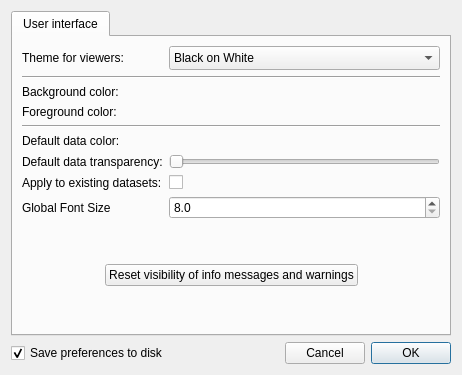
<?xml version="1.0" encoding="UTF-8"?>
<ui version="4.0">
 <class>Form</class>
 <widget class="QDialog" name="Form">
  <property name="geometry">
   <rect>
    <x>0</x>
    <y>0</y>
    <width>462</width>
    <height>375</height>
   </rect>
  </property>
  <property name="windowTitle">
   <string>Preferences</string>
  </property>
  <property name="modal">
   <bool>true</bool>
  </property>
  <layout class="QGridLayout" name="gridLayout">
   <item row="1" column="0">
    <layout class="QHBoxLayout" name="horizontalLayout">
     <item>
      <widget class="QCheckBox" name="checkbox_save">
       <property name="text">
        <string>Save preferences to disk</string>
       </property>
       <property name="checked">
        <bool>true</bool>
       </property>
      </widget>
     </item>
     <item>
      <spacer name="horizontalSpacer">
       <property name="orientation">
        <enum>Qt::Horizontal</enum>
       </property>
       <property name="sizeHint" stdset="0">
        <size>
         <width>40</width>
         <height>20</height>
        </size>
       </property>
      </spacer>
     </item>
     <item>
      <widget class="QPushButton" name="cancel">
       <property name="text">
        <string>Cancel</string>
       </property>
      </widget>
     </item>
     <item>
      <widget class="QPushButton" name="ok">
       <property name="text">
        <string>OK</string>
       </property>
       <property name="default">
        <bool>true</bool>
       </property>
      </widget>
     </item>
    </layout>
   </item>
   <item row="0" column="0">
    <widget class="QTabWidget" name="tab_widget">
     <property name="currentIndex">
      <number>0</number>
     </property>
     <widget class="QWidget" name="tab">
      <attribute name="title">
       <string>User interface</string>
      </attribute>
      <layout class="QGridLayout" name="gridLayout_2">
       <item row="8" column="0">
        <widget class="QLabel" name="label_7">
         <property name="text">
          <string>Global Font Size</string>
         </property>
        </widget>
       </item>
       <item row="10" column="0" colspan="2">
        <layout class="QHBoxLayout" name="horizontalLayout_2">
         <item>
          <spacer name="horizontalSpacer_2">
           <property name="orientation">
            <enum>Qt::Horizontal</enum>
           </property>
           <property name="sizeHint" stdset="0">
            <size>
             <width>40</width>
             <height>20</height>
            </size>
           </property>
          </spacer>
         </item>
         <item>
          <widget class="QPushButton" name="button_reset_dialogs">
           <property name="text">
            <string>Reset visibility of info messages and warnings</string>
           </property>
          </widget>
         </item>
         <item>
          <spacer name="horizontalSpacer_3">
           <property name="orientation">
            <enum>Qt::Horizontal</enum>
           </property>
           <property name="sizeHint" stdset="0">
            <size>
             <width>40</width>
             <height>20</height>
            </size>
           </property>
          </spacer>
         </item>
        </layout>
       </item>
       <item row="4" column="0" colspan="2">
        <widget class="Line" name="line_2">
         <property name="orientation">
          <enum>Qt::Horizontal</enum>
         </property>
        </widget>
       </item>
       <item row="5" column="0">
        <widget class="QLabel" name="label_4">
         <property name="text">
          <string>Default data color:</string>
         </property>
        </widget>
       </item>
       <item row="11" column="0">
        <spacer name="verticalSpacer_2">
         <property name="orientation">
          <enum>Qt::Vertical</enum>
         </property>
         <property name="sizeHint" stdset="0">
          <size>
           <width>20</width>
           <height>40</height>
          </size>
         </property>
        </spacer>
       </item>
       <item row="3" column="1">
        <widget class="QColorBox" name="color_foreground">
         <property name="text">
          <string/>
         </property>
        </widget>
       </item>
       <item row="5" column="1">
        <widget class="QColorBox" name="color_default_data">
         <property name="text">
          <string/>
         </property>
        </widget>
       </item>
       <item row="7" column="0">
        <widget class="QLabel" name="label_6">
         <property name="text">
          <string>Apply to existing datasets:</string>
         </property>
        </widget>
       </item>
       <item row="9" column="0">
        <spacer name="verticalSpacer">
         <property name="orientation">
          <enum>Qt::Vertical</enum>
         </property>
         <property name="sizeHint" stdset="0">
          <size>
           <width>20</width>
           <height>40</height>
          </size>
         </property>
        </spacer>
       </item>
       <item row="3" column="0">
        <widget class="QLabel" name="label_3">
         <property name="text">
          <string>Foreground color:</string>
         </property>
        </widget>
       </item>
       <item row="6" column="1">
        <widget class="QSlider" name="slider_alpha">
         <property name="maximum">
          <number>100</number>
         </property>
         <property name="orientation">
          <enum>Qt::Horizontal</enum>
         </property>
        </widget>
       </item>
       <item row="7" column="1">
        <widget class="QCheckBox" name="checkbox_apply">
         <property name="text">
          <string/>
         </property>
         <property name="checked">
          <bool>false</bool>
         </property>
        </widget>
       </item>
       <item row="6" column="0">
        <widget class="QLabel" name="label">
         <property name="text">
          <string>Default data transparency:</string>
         </property>
        </widget>
       </item>
       <item row="0" column="1">
        <widget class="QComboBox" name="combo_theme">
         <property name="sizeAdjustPolicy">
          <enum>QComboBox::AdjustToMinimumContentsLengthWithIcon</enum>
         </property>
         <item>
          <property name="text">
           <string>Black on White</string>
          </property>
         </item>
         <item>
          <property name="text">
           <string>White on Black</string>
          </property>
         </item>
         <item>
          <property name="text">
           <string>Custom</string>
          </property>
         </item>
        </widget>
       </item>
       <item row="1" column="0" colspan="2">
        <widget class="Line" name="line">
         <property name="orientation">
          <enum>Qt::Horizontal</enum>
         </property>
        </widget>
       </item>
       <item row="2" column="0">
        <widget class="QLabel" name="label_2">
         <property name="text">
          <string>Background color:</string>
         </property>
        </widget>
       </item>
       <item row="2" column="1">
        <widget class="QColorBox" name="color_background">
         <property name="text">
          <string/>
         </property>
        </widget>
       </item>
       <item row="0" column="0">
        <widget class="QLabel" name="label_5">
         <property name="text">
          <string>Theme for viewers:</string>
         </property>
        </widget>
       </item>
       <item row="8" column="1">
        <widget class="QDoubleSpinBox" name="spinner_font_size">
         <property name="sizePolicy">
          <sizepolicy hsizetype="Minimum" vsizetype="Fixed">
           <horstretch>0</horstretch>
           <verstretch>0</verstretch>
          </sizepolicy>
         </property>
         <property name="toolTip">
          <string>Font size for most widgets (Default: 8.0)</string>
         </property>
         <property name="decimals">
          <number>1</number>
         </property>
         <property name="minimum">
          <double>8.000000000000000</double>
         </property>
         <property name="maximum">
          <double>56.000000000000000</double>
         </property>
         <property name="value">
          <double>8.000000000000000</double>
         </property>
        </widget>
       </item>
      </layout>
      <zorder>combo_theme</zorder>
      <zorder>label_2</zorder>
      <zorder>label_3</zorder>
      <zorder>label_4</zorder>
      <zorder>color_default_data</zorder>
      <zorder>color_foreground</zorder>
      <zorder>line</zorder>
      <zorder>checkbox_apply</zorder>
      <zorder>label_5</zorder>
      <zorder>slider_alpha</zorder>
      <zorder>label</zorder>
      <zorder>label_6</zorder>
      <zorder>color_background</zorder>
      <zorder>line_2</zorder>
      <zorder>verticalSpacer_2</zorder>
      <zorder>label_7</zorder>
      <zorder>spinner_font_size</zorder>
     </widget>
    </widget>
   </item>
  </layout>
 </widget>
 <customwidgets>
  <customwidget>
   <class>QColorBox</class>
   <extends>QLabel</extends>
   <header>glue_qt.utils.colors</header>
  </customwidget>
 </customwidgets>
 <resources/>
 <connections/>
</ui>
